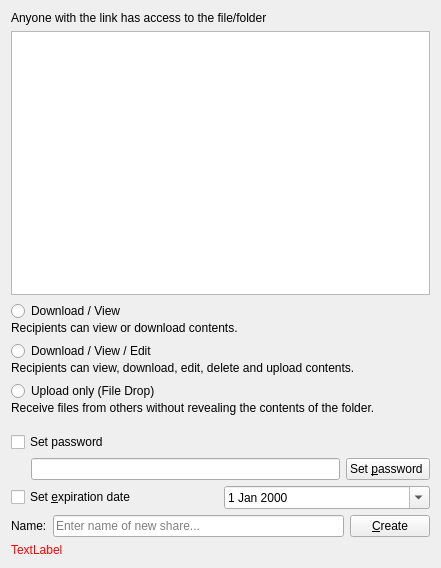
<?xml version="1.0" encoding="UTF-8"?>
<ui version="4.0">
 <class>OCC::ShareLinkWidget</class>
 <widget class="QWidget" name="OCC::ShareLinkWidget">
  <property name="geometry">
   <rect>
    <x>0</x>
    <y>0</y>
    <width>441</width>
    <height>568</height>
   </rect>
  </property>
  <property name="windowTitle">
   <string>Share NewDocument.odt</string>
  </property>
  <layout class="QVBoxLayout" name="verticalLayout">
   <item>
    <widget class="QLabel" name="publicLinkWarningLabel">
     <property name="text">
      <string>Anyone with the link has access to the file/folder</string>
     </property>
     <property name="textFormat">
      <enum>Qt::PlainText</enum>
     </property>
     <property name="wordWrap">
      <bool>true</bool>
     </property>
    </widget>
   </item>
   <item>
    <widget class="QTableWidget" name="linkShares">
     <property name="sizePolicy">
      <sizepolicy hsizetype="MinimumExpanding" vsizetype="Expanding">
       <horstretch>0</horstretch>
       <verstretch>0</verstretch>
      </sizepolicy>
     </property>
     <property name="horizontalScrollBarPolicy">
      <enum>Qt::ScrollBarAlwaysOff</enum>
     </property>
     <property name="selectionMode">
      <enum>QAbstractItemView::SingleSelection</enum>
     </property>
     <property name="selectionBehavior">
      <enum>QAbstractItemView::SelectRows</enum>
     </property>
     <property name="showGrid">
      <bool>false</bool>
     </property>
     <property name="columnCount">
      <number>3</number>
     </property>
     <attribute name="horizontalHeaderVisible">
      <bool>false</bool>
     </attribute>
     <attribute name="verticalHeaderVisible">
      <bool>false</bool>
     </attribute>
     <column/>
     <column/>
     <column/>
    </widget>
   </item>
   <item>
    <widget class="QWidget" name="shareProperties" native="true">
     <layout class="QGridLayout" name="gridLayout_2">
      <property name="leftMargin">
       <number>0</number>
      </property>
      <property name="topMargin">
       <number>0</number>
      </property>
      <property name="rightMargin">
       <number>0</number>
      </property>
      <property name="bottomMargin">
       <number>0</number>
      </property>
      <item row="6" column="0">
       <layout class="QHBoxLayout" name="horizontalLayout_expire">
        <property name="leftMargin">
         <number>0</number>
        </property>
        <item>
         <widget class="QCheckBox" name="checkBox_expire">
          <property name="text">
           <string>Set &amp;expiration date</string>
          </property>
         </widget>
        </item>
        <item>
         <widget class="QDateEdit" name="calendar">
          <property name="calendarPopup">
           <bool>true</bool>
          </property>
         </widget>
        </item>
       </layout>
      </item>
      <item row="4" column="0">
       <layout class="QHBoxLayout" name="horizontalLayout">
        <property name="leftMargin">
         <number>20</number>
        </property>
        <item>
         <widget class="QLineEdit" name="lineEdit_password">
          <property name="echoMode">
           <enum>QLineEdit::Password</enum>
          </property>
         </widget>
        </item>
        <item>
         <widget class="QPushButton" name="pushButton_setPassword">
          <property name="sizePolicy">
           <sizepolicy hsizetype="Preferred" vsizetype="Fixed">
            <horstretch>0</horstretch>
            <verstretch>0</verstretch>
           </sizepolicy>
          </property>
          <property name="text">
           <string>Set &amp;password </string>
          </property>
         </widget>
        </item>
       </layout>
      </item>
      <item row="3" column="0">
       <layout class="QHBoxLayout" name="horizontalLayout_password">
        <item>
         <widget class="QCheckBox" name="checkBox_password">
          <property name="sizePolicy">
           <sizepolicy hsizetype="Maximum" vsizetype="Maximum">
            <horstretch>0</horstretch>
            <verstretch>0</verstretch>
           </sizepolicy>
          </property>
          <property name="text">
           <string>Set password</string>
          </property>
         </widget>
        </item>
        <item>
         <spacer name="horizontalSpacer_3">
          <property name="orientation">
           <enum>Qt::Horizontal</enum>
          </property>
          <property name="sizeHint" stdset="0">
           <size>
            <width>40</width>
            <height>20</height>
           </size>
          </property>
         </spacer>
        </item>
       </layout>
      </item>
      <item row="2" column="0">
       <widget class="QWidget" name="widget_editing" native="true">
        <layout class="QGridLayout" name="layout_editing">
         <property name="leftMargin">
          <number>0</number>
         </property>
         <property name="topMargin">
          <number>0</number>
         </property>
         <property name="rightMargin">
          <number>0</number>
         </property>
         <property name="verticalSpacing">
          <number>0</number>
         </property>
         <item row="1" column="0">
          <widget class="QLabel" name="label_2">
           <property name="sizePolicy">
            <sizepolicy hsizetype="Preferred" vsizetype="Fixed">
             <horstretch>0</horstretch>
             <verstretch>0</verstretch>
            </sizepolicy>
           </property>
           <property name="text">
            <string>Recipients can view or download contents.</string>
           </property>
           <property name="wordWrap">
            <bool>true</bool>
           </property>
          </widget>
         </item>
         <item row="2" column="0">
          <spacer name="verticalSpacer">
           <property name="orientation">
            <enum>Qt::Vertical</enum>
           </property>
           <property name="sizeType">
            <enum>QSizePolicy::Fixed</enum>
           </property>
           <property name="sizeHint" stdset="0">
            <size>
             <width>20</width>
             <height>6</height>
            </size>
           </property>
          </spacer>
         </item>
         <item row="6" column="0">
          <widget class="QRadioButton" name="radio_uploadOnly">
           <property name="text">
            <string>Upload only (File Drop)</string>
           </property>
          </widget>
         </item>
         <item row="7" column="0">
          <widget class="QLabel" name="label_4">
           <property name="sizePolicy">
            <sizepolicy hsizetype="Preferred" vsizetype="Fixed">
             <horstretch>0</horstretch>
             <verstretch>0</verstretch>
            </sizepolicy>
           </property>
           <property name="text">
            <string>Receive files from others without revealing the contents of the folder.</string>
           </property>
           <property name="wordWrap">
            <bool>true</bool>
           </property>
          </widget>
         </item>
         <item row="0" column="0">
          <widget class="QRadioButton" name="radio_readOnly">
           <property name="text">
            <string>Download / View</string>
           </property>
          </widget>
         </item>
         <item row="3" column="0">
          <widget class="QRadioButton" name="radio_readWrite">
           <property name="text">
            <string>Download / View / Edit</string>
           </property>
          </widget>
         </item>
         <item row="4" column="0">
          <widget class="QLabel" name="label_3">
           <property name="sizePolicy">
            <sizepolicy hsizetype="Preferred" vsizetype="Fixed">
             <horstretch>0</horstretch>
             <verstretch>0</verstretch>
            </sizepolicy>
           </property>
           <property name="text">
            <string>Recipients can view, download, edit, delete and upload contents.</string>
           </property>
           <property name="wordWrap">
            <bool>true</bool>
           </property>
          </widget>
         </item>
         <item row="5" column="0">
          <spacer name="verticalSpacer_2">
           <property name="orientation">
            <enum>Qt::Vertical</enum>
           </property>
           <property name="sizeType">
            <enum>QSizePolicy::Fixed</enum>
           </property>
           <property name="sizeHint" stdset="0">
            <size>
             <width>20</width>
             <height>6</height>
            </size>
           </property>
          </spacer>
         </item>
        </layout>
       </widget>
      </item>
     </layout>
    </widget>
   </item>
   <item>
    <widget class="QWidget" name="create" native="true">
     <layout class="QHBoxLayout" name="horizontalLayout_create">
      <property name="leftMargin">
       <number>0</number>
      </property>
      <property name="topMargin">
       <number>0</number>
      </property>
      <property name="rightMargin">
       <number>0</number>
      </property>
      <property name="bottomMargin">
       <number>0</number>
      </property>
      <item>
       <widget class="QLabel" name="nameLabel">
        <property name="text">
         <string>Name:</string>
        </property>
       </widget>
      </item>
      <item>
       <widget class="QLineEdit" name="nameLineEdit">
        <property name="placeholderText">
         <string>Enter name of new share...</string>
        </property>
       </widget>
      </item>
      <item>
       <widget class="QPushButton" name="createShareButton">
        <property name="text">
         <string>&amp;Create</string>
        </property>
       </widget>
      </item>
     </layout>
    </widget>
   </item>
   <item>
    <widget class="QLabel" name="errorLabel">
     <property name="sizePolicy">
      <sizepolicy hsizetype="MinimumExpanding" vsizetype="Preferred">
       <horstretch>0</horstretch>
       <verstretch>0</verstretch>
      </sizepolicy>
     </property>
     <property name="palette">
      <palette>
       <active>
        <colorrole role="WindowText">
         <brush brushstyle="SolidPattern">
          <color alpha="255">
           <red>255</red>
           <green>0</green>
           <blue>0</blue>
          </color>
         </brush>
        </colorrole>
       </active>
       <inactive>
        <colorrole role="WindowText">
         <brush brushstyle="SolidPattern">
          <color alpha="255">
           <red>255</red>
           <green>0</green>
           <blue>0</blue>
          </color>
         </brush>
        </colorrole>
       </inactive>
       <disabled>
        <colorrole role="WindowText">
         <brush brushstyle="SolidPattern">
          <color alpha="255">
           <red>123</red>
           <green>121</green>
           <blue>134</blue>
          </color>
         </brush>
        </colorrole>
       </disabled>
      </palette>
     </property>
     <property name="text">
      <string>TextLabel</string>
     </property>
     <property name="textFormat">
      <enum>Qt::PlainText</enum>
     </property>
    </widget>
   </item>
  </layout>
 </widget>
 <layoutdefault spacing="6" margin="11"/>
 <tabstops>
  <tabstop>nameLineEdit</tabstop>
  <tabstop>createShareButton</tabstop>
  <tabstop>linkShares</tabstop>
  <tabstop>checkBox_password</tabstop>
  <tabstop>lineEdit_password</tabstop>
  <tabstop>pushButton_setPassword</tabstop>
  <tabstop>checkBox_expire</tabstop>
  <tabstop>calendar</tabstop>
 </tabstops>
 <resources/>
 <connections/>
</ui>
